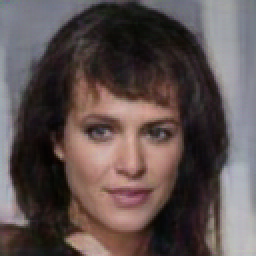
#> input picture examples/celeba/5.png, 128 x 128 px, given as the content of the folder ../dataset/50kshoes_edges, which was not available (shown 2 times larger)
$ python combine_kmeans.py   (older library calls are emulated)
#> lines starting #> are read from the running program, lines starting #| are printed output that depends on the picture
import os
import numpy as np
import cv2
import argparse
import scipy
import scipy.misc

def resize(img, height, width, centerCrop=True, interp='bilinear'):
    imgh, imgw = img.shape[0:2]

    if centerCrop and imgh != imgw:
        # center crop
        side = np.minimum(imgh, imgw)
        j = (imgh - side) // 2
        i = (imgw - side) // 2
        img = img[j:j + side, i:i + side, ...]

    img = scipy.misc.imresize(img, [height, width], interp=interp)
    img = img[:height-height % 4, :width-width % 4, ...]
    return img


parser = argparse.ArgumentParser('create image pairs')
parser.add_argument('--fold_A', dest='fold_A', help='input directory for image A', type=str, default='../dataset/50kshoes_edges')
parser.add_argument('--fold_B', dest='fold_B', help='input directory for image B', type=str, default='../dataset/50kshoes_jpg')
parser.add_argument('--fold_AB', dest='fold_AB', help='output directory', type=str, default='../dataset/test_AB')
parser.add_argument('--num_imgs', dest='num_imgs', help='number of images', type=int, default=1000000)
parser.add_argument('--use_AB', dest='use_AB', help='if true: (0001_A, 0001_B) to (0001_AB)', action='store_true')
args = parser.parse_args()

for arg in vars(args):
    print('[%s] = ' % arg, getattr(args, arg))

splits = os.listdir(args.fold_A)

total = len(splits)
for i,sp in enumerate(splits):
    if i%800==0:
        print('processed {:.2f}%'.format(i/total*100))
    img_list = os.path.join(args.fold_A, sp)
    # img_fold_B = os.path.join(args.fold_B, sp)
    # img_list = os.listdir(img_fold_A)
    if args.use_AB:
        img_list = [img_path for img_path in img_list if '_A.' in img_path]

    num_imgs = min(args.num_imgs, len(img_list))
    # print('split = %s, use %d/%d images' % (sp, num_imgs, len(img_list)))
    img_fold_AB = args.fold_AB
    if not os.path.isdir(img_fold_AB):
        os.makedirs(img_fold_AB)
    # print('split = %s, number of images = %d' % (sp, num_imgs))
    for n in range(num_imgs):
        name_A = sp
        path_A = img_list
        if args.use_AB:
            name_B = name_A.replace('_A.', '_B.')
        else:
            name_B = name_A
        path_B = os.path.join(args.fold_B, name_B)
        if os.path.isfile(path_A) and os.path.isfile(path_B):
            name_AB = name_A
            if args.use_AB:
                name_AB = name_AB.replace('_A.', '.')  # remove _A
            path_AB = os.path.join(img_fold_AB, name_AB)
            im_A = cv2.imread(path_A, cv2.IMREAD_COLOR)
#> im_A is the input picture: shape (128, 128, 3); mean B, G, R 79.5, 80.8, 93.6
            size = im_A.shape[0]
#> size = 128
            im_B = cv2.imread(path_B, cv2.IMREAD_COLOR)
            im_B = resize(im_B, size, size)
            im_AB = np.concatenate([im_A, im_B], 1)
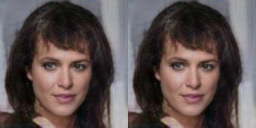
#> im_AB: shape (128, 256, 3); mean B, G, R 79.5, 80.8, 93.6
            if path_AB.endswith('.jpg'):
                cv2.imwrite(path_AB, im_AB, [int(cv2.IMWRITE_JPEG_QUALITY),100])
            else:
                cv2.imwrite(path_AB, im_AB)

$ run again, on examples/celeba/6.png
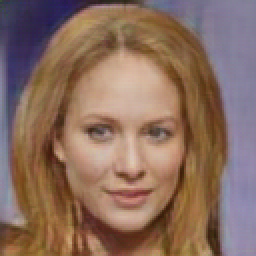
#> input picture examples/celeba/6.png, 128 x 128 px, given as the content of the folder ../dataset/50kshoes_edges, which was not available (shown 2 times larger)
#> im_A is the input picture: shape (128, 128, 3); mean B, G, R 94.9, 109.1, 138.3
#> `im_AB = np.concatenate([im_A, im_B], 1)`:
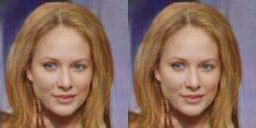
#> im_AB: shape (128, 256, 3); mean B, G, R 94.9, 109.1, 138.3
